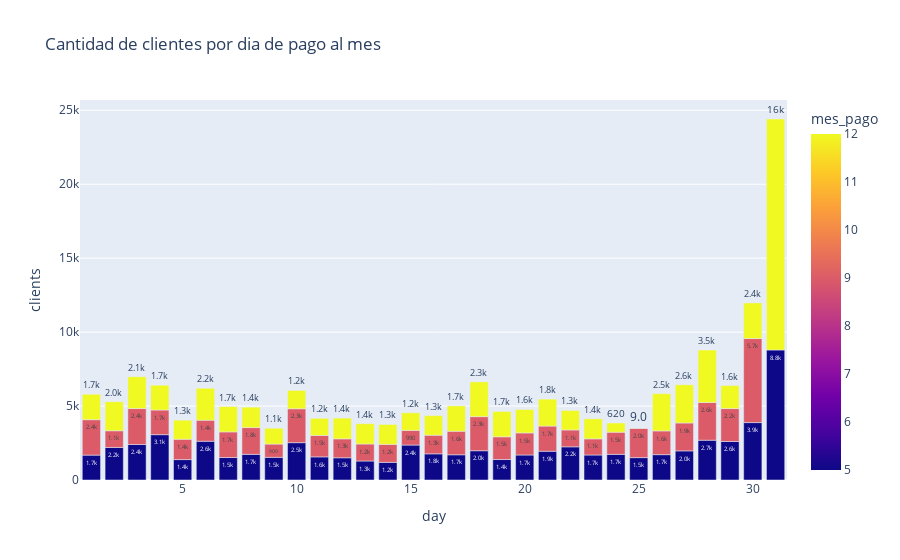

Notebook code cell kept with this figure:
### Code cell
#Cantidad de clientes  X dia de pago - mes
mes1=12 #Filter
mes2=5
mes3=9
df_toGraph = whatToGraph(dataplot,['dia_pago','mes_pago'],'dia_pago','count','','')
idx = (df_toGraph['mes_pago'].isin([mes1]))|(df_toGraph['mes_pago'].isin([mes2]))|(df_toGraph['mes_pago'].isin([mes3]))
clientes_dia = df_toGraph[idx]

fig6=px.bar(clientes_dia, x="dia_pago", y="count",color='mes_pago',text_auto='.2s',barmode='relative', title='Cantidad de clientes por dia de pago al mes ', labels={'count':'clients', 'dia_pago':'day' },)
fig6.update_traces(textfont_size=12, textangle=0, textposition="outside", cliponaxis=False)
fig6.update_xaxes(showspikes=True, spikecolor="green", spikesnap="cursor", spikemode="across")
fig6.update_yaxes(showspikes=True, spikecolor="orange", spikethickness=2)
fig6.show()

### Figure 1 — Plotly figure (JSON) as saved in the notebook; plotly's stock layout.template omitted (floating-point values rounded to 4 significant figures)
{"data": [{"alignmentgroup": "True", "cliponaxis": false, "hovertemplate": "day=%{x}<br>clients=%{y}<br>mes_pago=%{marker.color}<extra></extra>", "legendgroup": "", "marker": {"color": [5, 9, 12, 5, 9, 12, 5, 9, 12, 5, 9, 12, 5, 9, 12, 5, 9, 12, 5, 9, 12, 5, 9, 12, 5, 9, 12, 5, 9, 12, 5, 9, 12, 5, 9, 12, 5, 9, 12, 5, 9, 12, 5, 9, 12, 5, 9, 12, 5, 9, 12, 5, 9, 12, 5, 9, 12, 5, 9, 12, 5, 9, 12, 5, 9, 12, 5, 9, 12, 5, 9, 12, 5, 9, 12, 5, 9, 12, 5, 9, 12, 5, 9, 12, 5, 9, 12, 5, 9, 12, 5, 12], "coloraxis": "coloraxis", "pattern": {"shape": ""}}, "name": "", "offsetgroup": "", "orientation": "v", "showlegend": false, "textangle": 0, "textfont": {"size": 12}, "textposition": "outside", "texttemplate": "%{y:.2s}", "type": "bar", "x": [1, 1, 1, 2, 2, 2, 3, 3, 3, 4, 4, 4, 5, 5, 5, 6, 6, 6, 7, 7, 7, 8, 8, 8, 9, 9, 9, 10, 10, 10, 11, 11, 11, 12, 12, 12, 13, 13, 13, 14, 14, 14, 15, 15, 15, 16, 16, 16, 17, 17, 17, 18, 18, 18, 19, 19, 19, 20, 20, 20, 21, 21, 21, 22, 22, 22, 23, 23, 23, 24, 24, 24, 25, 25, 25, 26, 26, 26, 27, 27, 27, 28, 28, 28, 29, 29, 29, 30, 30, 30, 31, 31], "xaxis": "x", "y": [1683, 2395, 1722, 2200, 1130, 1963, 2401, 2431, 2148, 3065, 1667, 1676, 1380, 1376, 1290, 2621, 1423, 2157, 1519, 1733, 1712, 1736, 1808, 1382, 1532, 898, 1069, 2524, 2293, 1239, 1563, 1453, 1153, 1503, 1280, 1403, 1283, 1151, 1372, 1193, 1216, 1345, 2363, 992, 1191, 1769, 1261, 1322, 1705, 1592, 1714, 1980, 2304, 2349, 1384, 1536, 1715, 1690, 1493, 1583, 1944, 1704, 1819, 2242, 1142, 1317, 1690, 1094, 1354, 1734, 1497, 623, 1513, 1983, 9, 1714, 1605, 2518, 1969, 1887, 2582, 2689, 2552, 3548, 2604, 2226, 1554, 3882, 5683, 2408, 8791, 15618], "yaxis": "y"}], "layout": {"barmode": "relative", "coloraxis": {"colorbar": {"title": {"text": "mes_pago"}}, "colorscale": [[0, "#0d0887"], [0.1111, "#46039f"], [0.2222, "#7201a8"], [0.3333, "#9c179e"], [0.4444, "#bd3786"], [0.5556, "#d8576b"], [0.6667, "#ed7953"], [0.7778, "#fb9f3a"], [0.8889, "#fdca26"], [1, "#f0f921"]]}, "legend": {"tracegroupgap": 0}, "title": {"text": "Cantidad de clientes por dia de pago al mes "}, "xaxis": {"anchor": "y", "domain": [0, 1], "showspikes": true, "spikecolor": "green", "spikemode": "across", "spikesnap": "cursor", "title": {"text": "day"}}, "yaxis": {"anchor": "x", "domain": [0, 1], "showspikes": true, "spikecolor": "orange", "spikethickness": 2, "title": {"text": "clients"}}}}
